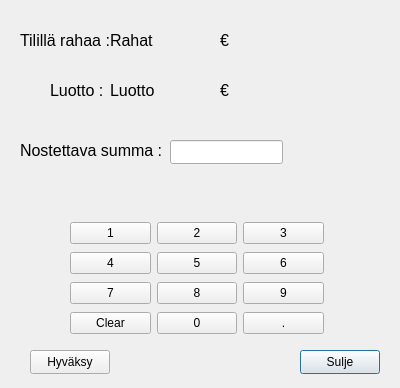
<?xml version="1.0" encoding="UTF-8"?>
<ui version="4.0">
 <class>Withdrawal</class>
 <widget class="QDialog" name="Withdrawal">
  <property name="geometry">
   <rect>
    <x>0</x>
    <y>0</y>
    <width>400</width>
    <height>388</height>
   </rect>
  </property>
  <property name="windowTitle">
   <string>Dialog</string>
  </property>
  <widget class="QLabel" name="label">
   <property name="geometry">
    <rect>
     <x>20</x>
     <y>20</y>
     <width>91</width>
     <height>41</height>
    </rect>
   </property>
   <property name="font">
    <font>
     <pointsize>12</pointsize>
    </font>
   </property>
   <property name="text">
    <string>Tilillä rahaa :</string>
   </property>
  </widget>
  <widget class="QLabel" name="textRahat">
   <property name="geometry">
    <rect>
     <x>110</x>
     <y>20</y>
     <width>91</width>
     <height>41</height>
    </rect>
   </property>
   <property name="font">
    <font>
     <pointsize>12</pointsize>
    </font>
   </property>
   <property name="text">
    <string>Rahat</string>
   </property>
  </widget>
  <widget class="QLineEdit" name="lineEdit">
   <property name="geometry">
    <rect>
     <x>170</x>
     <y>140</y>
     <width>113</width>
     <height>24</height>
    </rect>
   </property>
  </widget>
  <widget class="QPushButton" name="btnSulje">
   <property name="geometry">
    <rect>
     <x>300</x>
     <y>350</y>
     <width>80</width>
     <height>24</height>
    </rect>
   </property>
   <property name="text">
    <string>Sulje</string>
   </property>
  </widget>
  <widget class="QLabel" name="label_2">
   <property name="geometry">
    <rect>
     <x>20</x>
     <y>120</y>
     <width>141</width>
     <height>61</height>
    </rect>
   </property>
   <property name="font">
    <font>
     <pointsize>12</pointsize>
    </font>
   </property>
   <property name="text">
    <string>Nostettava summa :</string>
   </property>
  </widget>
  <widget class="QLabel" name="textInfo">
   <property name="geometry">
    <rect>
     <x>90</x>
     <y>190</y>
     <width>191</width>
     <height>16</height>
    </rect>
   </property>
   <property name="text">
    <string/>
   </property>
  </widget>
  <widget class="QLabel" name="label_3">
   <property name="geometry">
    <rect>
     <x>220</x>
     <y>20</y>
     <width>49</width>
     <height>41</height>
    </rect>
   </property>
   <property name="font">
    <font>
     <pointsize>12</pointsize>
    </font>
   </property>
   <property name="text">
    <string>€</string>
   </property>
  </widget>
  <widget class="QLabel" name="textLuotto">
   <property name="geometry">
    <rect>
     <x>50</x>
     <y>70</y>
     <width>61</width>
     <height>41</height>
    </rect>
   </property>
   <property name="font">
    <font>
     <pointsize>12</pointsize>
    </font>
   </property>
   <property name="text">
    <string>Luotto :</string>
   </property>
  </widget>
  <widget class="QLabel" name="textLuottoLuku">
   <property name="geometry">
    <rect>
     <x>110</x>
     <y>70</y>
     <width>101</width>
     <height>41</height>
    </rect>
   </property>
   <property name="font">
    <font>
     <pointsize>12</pointsize>
    </font>
   </property>
   <property name="text">
    <string>Luotto</string>
   </property>
  </widget>
  <widget class="QLabel" name="textLuottoEuro">
   <property name="geometry">
    <rect>
     <x>220</x>
     <y>70</y>
     <width>49</width>
     <height>41</height>
    </rect>
   </property>
   <property name="font">
    <font>
     <pointsize>12</pointsize>
    </font>
   </property>
   <property name="text">
    <string>€</string>
   </property>
  </widget>
  <widget class="QWidget" name="gridLayoutWidget">
   <property name="geometry">
    <rect>
     <x>70</x>
     <y>220</y>
     <width>254</width>
     <height>116</height>
    </rect>
   </property>
   <layout class="QGridLayout" name="gridLayout">
    <item row="0" column="0">
     <widget class="QPushButton" name="btn1">
      <property name="text">
       <string>1</string>
      </property>
     </widget>
    </item>
    <item row="1" column="1">
     <widget class="QPushButton" name="btn5">
      <property name="text">
       <string>5</string>
      </property>
     </widget>
    </item>
    <item row="0" column="1">
     <widget class="QPushButton" name="btn2">
      <property name="text">
       <string>2</string>
      </property>
     </widget>
    </item>
    <item row="1" column="0">
     <widget class="QPushButton" name="btn4">
      <property name="text">
       <string>4</string>
      </property>
     </widget>
    </item>
    <item row="0" column="2">
     <widget class="QPushButton" name="btn3">
      <property name="text">
       <string>3</string>
      </property>
     </widget>
    </item>
    <item row="1" column="2">
     <widget class="QPushButton" name="btn6">
      <property name="text">
       <string>6</string>
      </property>
     </widget>
    </item>
    <item row="2" column="1">
     <widget class="QPushButton" name="btn8">
      <property name="text">
       <string>8</string>
      </property>
     </widget>
    </item>
    <item row="2" column="0">
     <widget class="QPushButton" name="btn7">
      <property name="text">
       <string>7</string>
      </property>
     </widget>
    </item>
    <item row="2" column="2">
     <widget class="QPushButton" name="btn9">
      <property name="text">
       <string>9</string>
      </property>
     </widget>
    </item>
    <item row="3" column="1">
     <widget class="QPushButton" name="btn0">
      <property name="text">
       <string>0</string>
      </property>
     </widget>
    </item>
    <item row="3" column="0">
     <widget class="QPushButton" name="btnClear">
      <property name="text">
       <string>Clear</string>
      </property>
     </widget>
    </item>
    <item row="3" column="2">
     <widget class="QPushButton" name="btnPiste">
      <property name="text">
       <string>.</string>
      </property>
     </widget>
    </item>
   </layout>
  </widget>
  <widget class="QPushButton" name="btnHyvaksy">
   <property name="geometry">
    <rect>
     <x>30</x>
     <y>350</y>
     <width>80</width>
     <height>24</height>
    </rect>
   </property>
   <property name="text">
    <string>Hyväksy</string>
   </property>
  </widget>
 </widget>
 <resources/>
 <connections/>
</ui>
